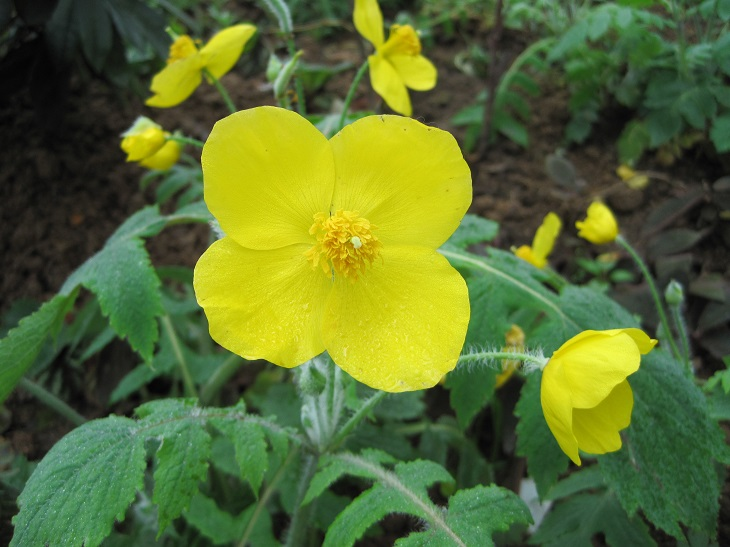
#> input picture 2入门/opencv入门/image0.JPG, 730 x 547 px, found by its file name
$ jupyter execute '08边缘检测1.ipynb'
#> lines starting #> are read from the running program, lines starting #| are printed output that depends on the picture
[cell 1]
import cv2
import numpy as np
import random
img = cv2.imread('/Users/xh/workspaces/jupyter/opencv-example/2入门/opencv入门/image0.JPG', 1)
#> img is the input picture: shape (547, 730, 3); mean B, G, R 48.7, 109.6, 90.1
imgInfo = img.shape
#> imgInfo = (547, 730, 3)
height = imgInfo[0]
#> height = 547
width = imgInfo[1]
#> width = 730
#canny 1 gray 2 高斯 3 canny
gray = cv2.cvtColor(img,cv2.COLOR_BGR2GRAY)
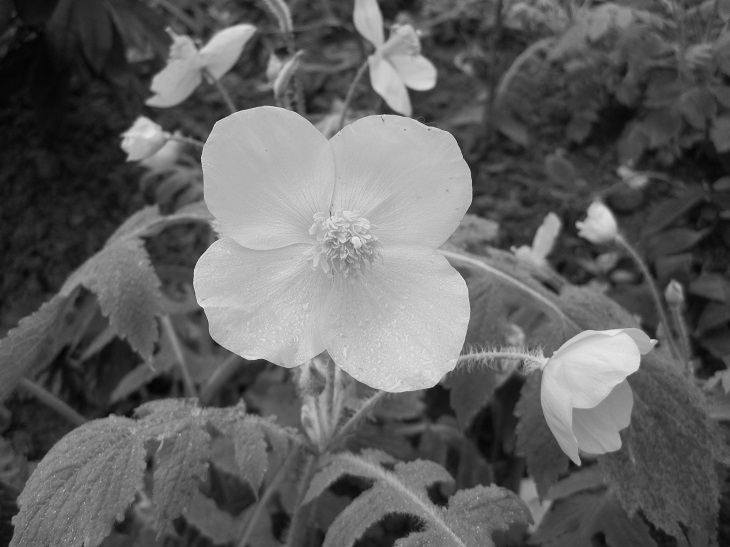
#> gray: shape (547, 730); min 4, max 236, mean 96.8
imgG = cv2.GaussianBlur(gray,(3,3),0)
dst = cv2.Canny(img,200,200) #图片卷积——》th
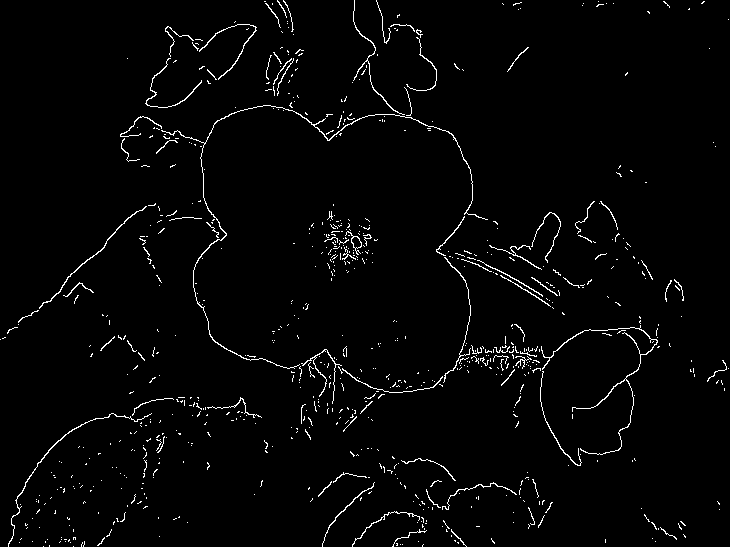
#> dst: shape (547, 730); 2.2% white in thin lines or dots
import matplotlib.pyplot as plt
img_rgb = cv2.cvtColor(dst, cv2.COLOR_BGR2RGB)
#> img_rgb: shape (547, 730, 3); 2.2% white in thin lines or dots
plt.imshow(img_rgb)
plt.title('Image')
plt.axis('off')
plt.show()

[cell 2]
import cv2
import numpy as np
import matplotlib.pyplot as plt
# 设置支持中文的字体
plt.rcParams['font.sans-serif'] = ['Arial Unicode MS', 'SimHei', 'Microsoft YaHei', 'WenQuanYi Micro Hei']
plt.rcParams['axes.unicode_minus'] = False  # 解决负号显示问题

img = cv2.imread('/Users/xh/workspaces/jupyter/opencv-example/2入门/opencv入门/image0.JPG', 1)
gray = cv2.cvtColor(img, cv2.COLOR_BGR2GRAY)

# 不同预处理方式
fig, axes = plt.subplots(2, 3, figsize=(15, 10))

# 1. 原图直接Canny（彩色图会出错）
try:
    dst0 = cv2.Canny(img, 50, 50)
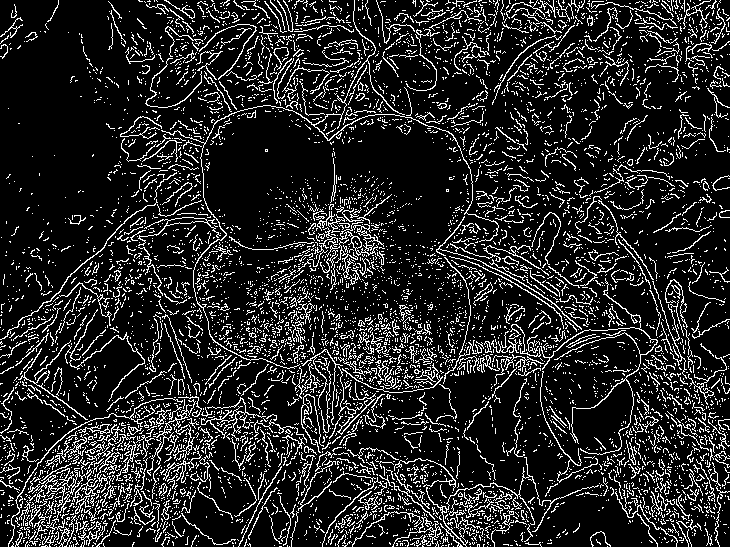
#> dst0: shape (547, 730); 14.8% white in thin lines or dots
except:
    dst0 = np.zeros_like(gray)
    axes[0, 0].text(50, 150, '错误: 需要灰度图', color='red', fontsize=14)
axes[0, 0].imshow(dst0, cmap='gray')
axes[0, 0].set_title('彩色图直接Canny')
axes[0, 0].axis('off')

# 2. 灰度图直接Canny（无模糊）
dst1 = cv2.Canny(gray, 50, 50)
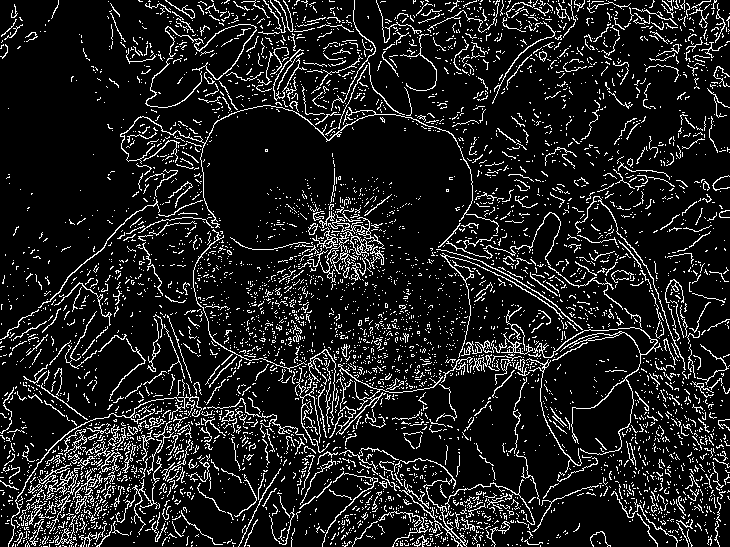
#> dst1: shape (547, 730); 11.8% white in thin lines or dots
axes[0, 1].imshow(dst1, cmap='gray')
axes[0, 1].set_title('灰度图 + Canny')
axes[0, 1].axis('off')

# 3. 灰度图 + 高斯模糊（3x3）
imgG1 = cv2.GaussianBlur(gray, (3, 3), 0)
dst2 = cv2.Canny(imgG1, 50, 50)
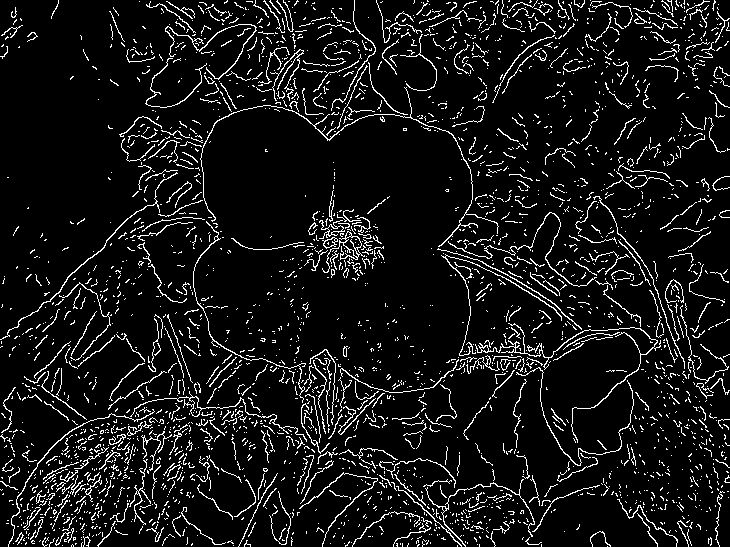
#> dst2: shape (547, 730); 8.4% white in thin lines or dots
axes[0, 2].imshow(dst2, cmap='gray')
axes[0, 2].set_title('高斯模糊 3x3 + Canny')
axes[0, 2].axis('off')

# 4. 灰度图 + 高斯模糊（5x5）
imgG2 = cv2.GaussianBlur(gray, (5, 5), 0)
dst3 = cv2.Canny(imgG2, 50, 50)
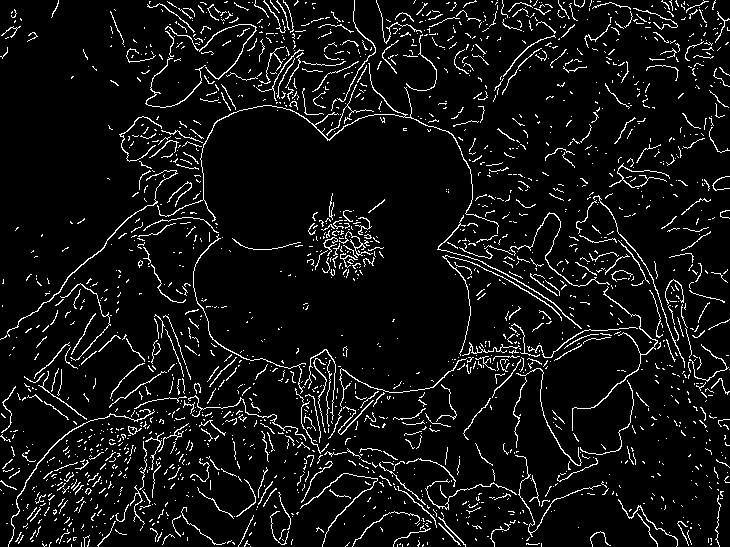
#> dst3: shape (547, 730); 6.9% white in thin lines or dots
axes[1, 0].imshow(dst3, cmap='gray')
axes[1, 0].set_title('高斯模糊 5x5 + Canny')
axes[1, 0].axis('off')

# 5. 灰度图 + 中值滤波
imgM = cv2.medianBlur(gray, 3)
dst4 = cv2.Canny(imgM, 50, 50)
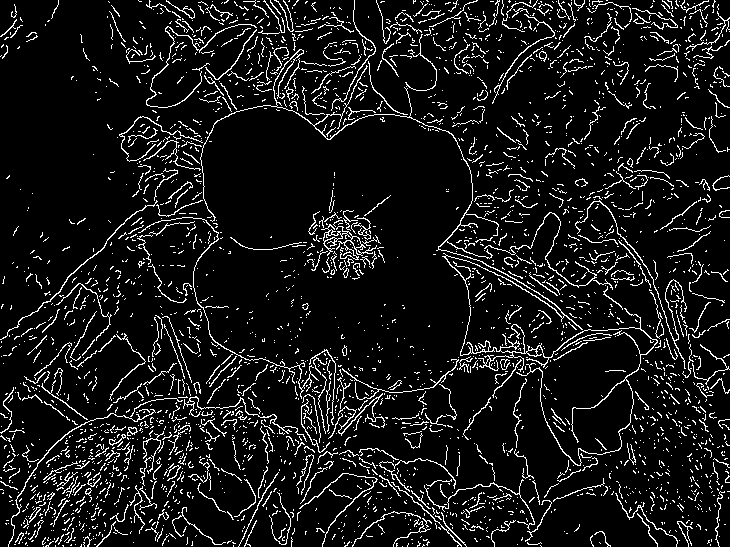
#> dst4: shape (547, 730); 9% white in thin lines or dots
axes[1, 1].imshow(dst4, cmap='gray')
axes[1, 1].set_title('中值滤波 + Canny')
axes[1, 1].axis('off')

# 6. 灰度图 + 双边滤波
imgB = cv2.bilateralFilter(gray, 9, 75, 75)
dst5 = cv2.Canny(imgB, 50, 50)
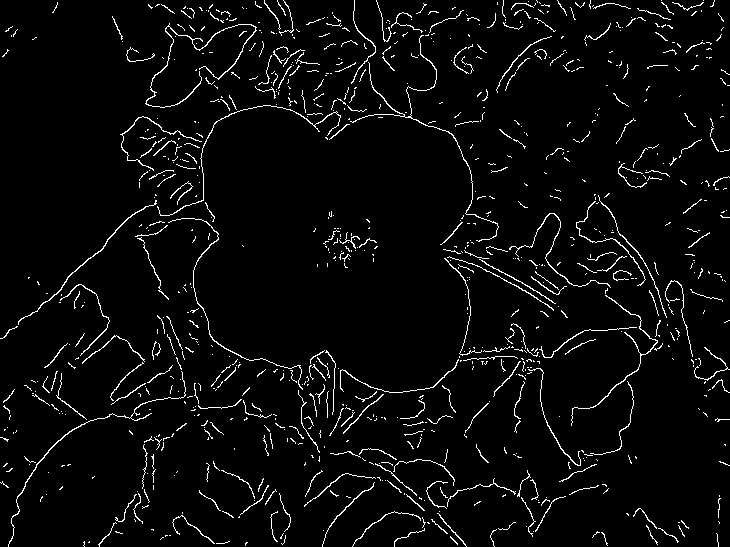
#> dst5: shape (547, 730); 3.9% white in thin lines or dots
axes[1, 2].imshow(dst5, cmap='gray')
axes[1, 2].set_title('双边滤波 + Canny')
axes[1, 2].axis('off')

plt.tight_layout()
plt.show()
